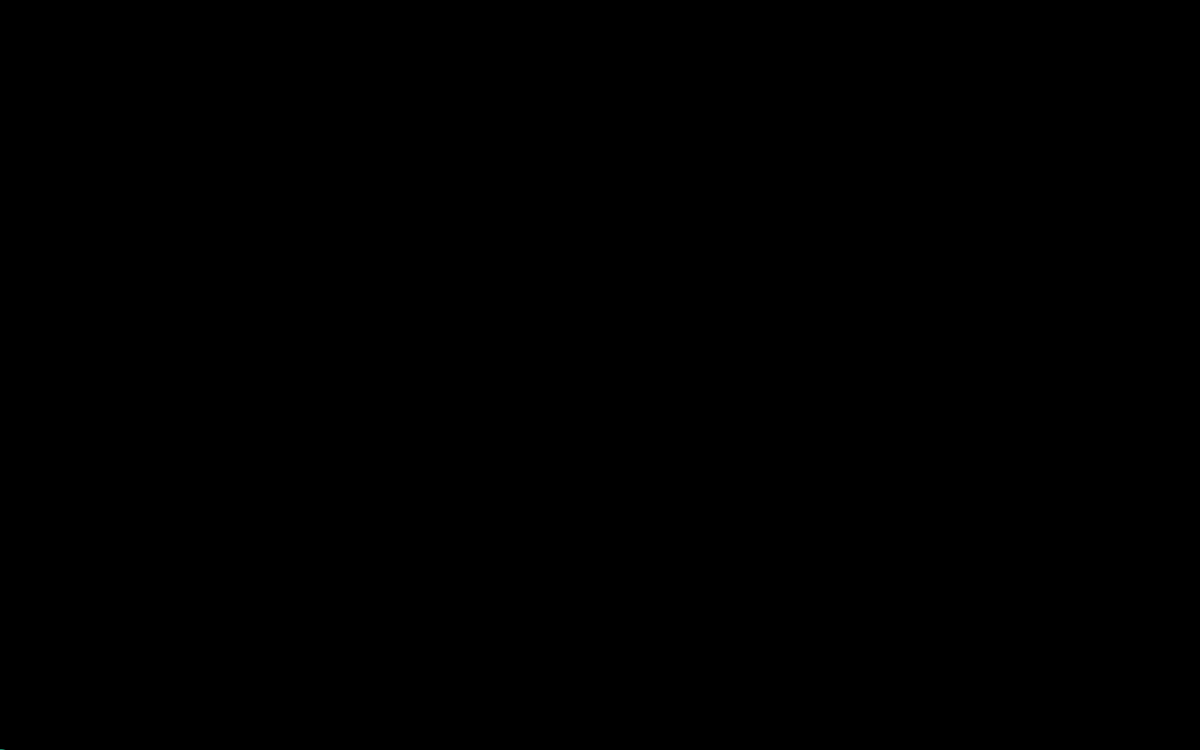
Frame 1 (no input)
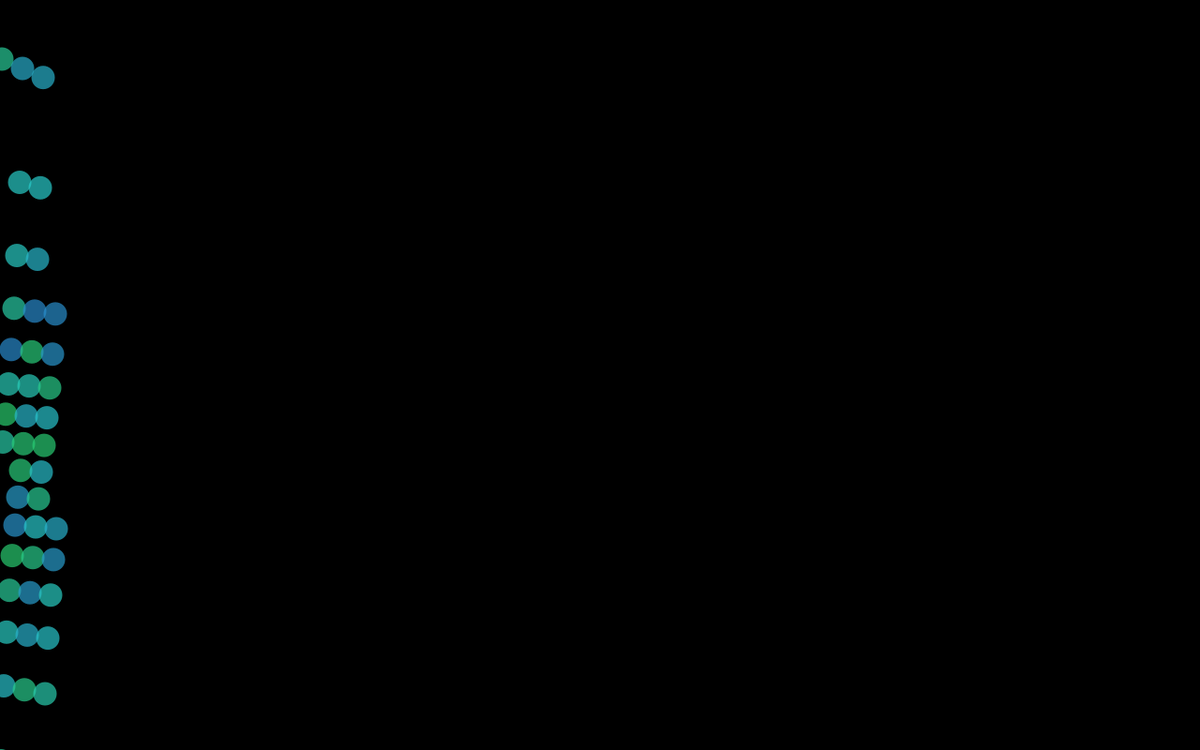
Frame 60 (the mouse pressed at the canvas centre just before this capture)
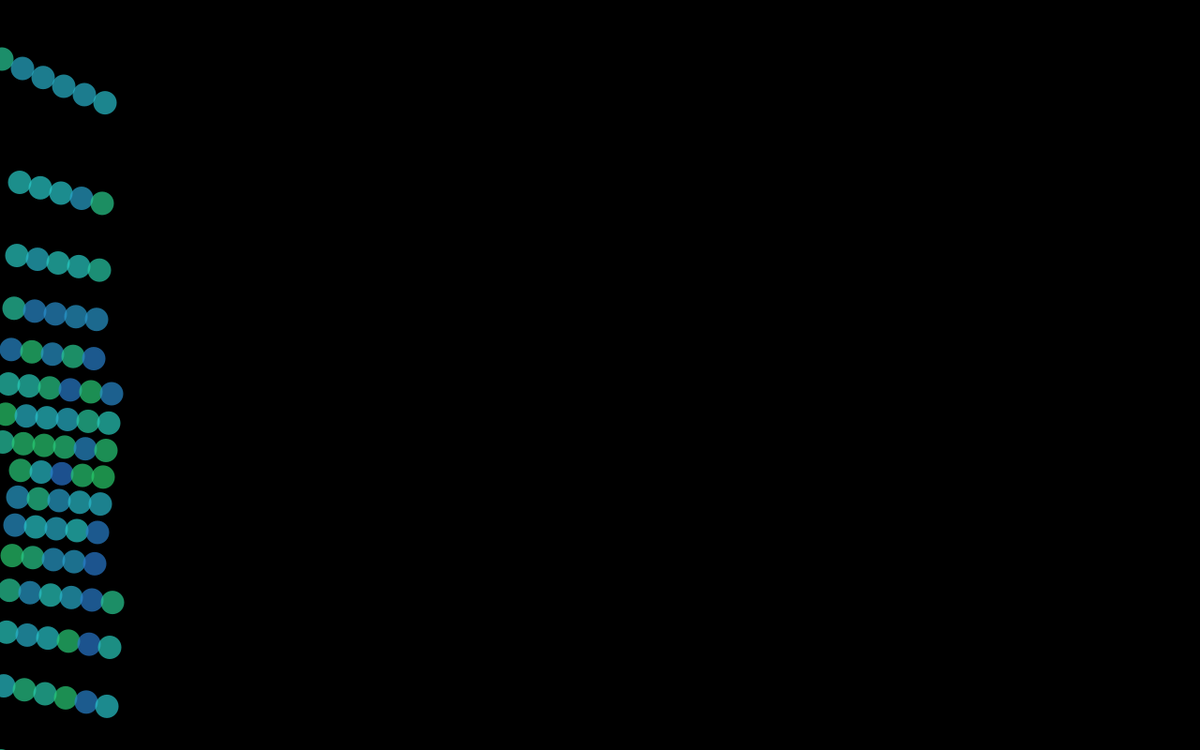
Frame 120 (the mouse held since frame 60 and released just before this capture)

The Processing sketch that drew these frames (run headless with seeded random() and noise(); from frame 60 on, the mouse is pressed at the canvas centre):

// Processing sketch: processing_66135
// ── processing_66135.pde

int i;

void setup() {
  //size(screen.width, screen.height);
  size(1280, 800);
  background(0);
  smooth();
  noStroke();
  frameRate(50);
  colorMode(HSB, 100, 100, 100, 100);
}

void draw() {
  i+=1;

  //background(0);

  //x += random(-2, 5);
  //y += random(-5, 2);

  fill(random(70, 90), 80, 80, 50);  
  //ellipse(i++, (sin(i)*200)+(height/2)-100, 50, 50);

  fill(random(40, 60), 80, 80, 70);  
  ellipse(i, (tan(i)*200)+(height/2)+100, 25, 25);

  //fill(random(10, 30), 80, 80, 50);  
  //ellipse(i, (tan(i)*200)+(height/2)+100, 50, 50);
}
